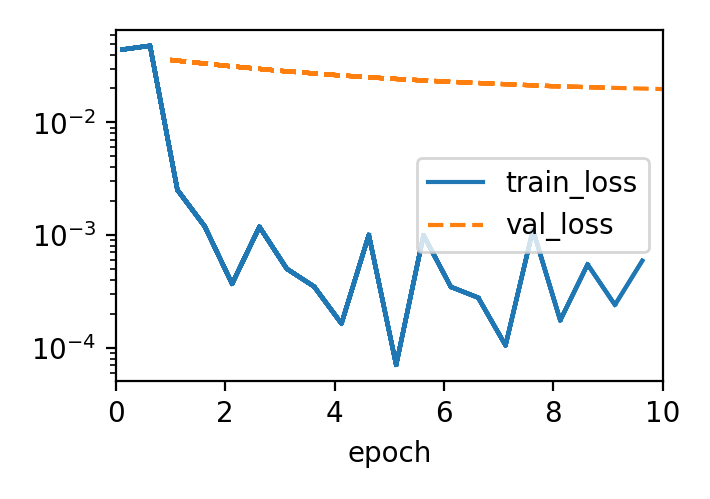

The Python source for this figure:
import torch
from torch import nn
import torch.utils.data as torch_data
from linear_reg_from_scratch import LinearRegressionScratch
from object_oriented_design_for_impl import DataModule, Trainer, Module
import matplotlib.pyplot as plt

class Data(DataModule):
  num_train: int
  num_val: int
  num_inputs: int
  batch_size: int

  def __init__(self, num_train, num_val, num_inputs, batch_size):
    self.save_hyperparameters()
    self.num_train = int(num_train)
    self.num_val = int(num_val)
    self.num_inputs = int(num_inputs)
    self.batch_size = int(batch_size)
    n = num_train + num_val
    self.X = torch.randn(n, num_inputs)
    noise = torch.randn(n,1) * 0.01
    w, b = torch.ones((num_inputs,1)) * 0.01, 0.05
    self.y = torch.matmul(self.X, w) + b + noise

  def get_tensorloader(self, tensors, train, indices=slice(0, None)):
    tensors = tuple(a[indices] for a in tensors)
    dataset = torch_data.TensorDataset(*tensors)
    return torch_data.DataLoader(dataset, self.batch_size, shuffle=train)
  
  def get_dataloader(self, train):
    i = slice(0, self.num_train) if train else slice(self.num_train, None)
    return self.get_tensorloader([self.X, self.y], train, i)
  
def l2_penalty(w):
  return (w**2).sum() / 2

class WeightDecayScratch(LinearRegressionScratch):
  def __init__(self, num_inputs, lambd, lr, sigma=0.01):
    super().__init__(num_inputs, lr, sigma)
    self.save_hyperparameters()
  
  def loss(self, y_hat, y):
    return (super().loss(y_hat, y)) + self.lambd * l2_penalty(self.w)

def train_scratch(lambd):
  model = WeightDecayScratch(num_inputs=200, lambd=lambd, lr=0.01)
  model.board.yscale='log'
  trainer.fit(model, data)

  # When running as a plain script (terminal), IPython's display hooks won't
  # open a GUI window; save the figure so you can see it.
  fig = getattr(model.board, 'fig', None)
  if fig is not None:
    out_path = f'weight_decay_lambd_{lambd}.png'
    fig.tight_layout()
    fig.savefig(out_path, dpi=200)
    print(f'Saved plot to {out_path}')

  return ('L2 norm of w:', float(l2_penalty(model.w)))


class WeightDecay(Module):
  def __init__(self, num_inputs, wd, lr):
    super().__init__()
    self.save_hyperparameters()
    self.wd: float = float(wd)
    self.lr: float = float(lr)
    self.net = nn.Linear(int(num_inputs), 1)
    self.net.weight.data.normal_(0, 0.01)
    self.net.bias.data.fill_(0)

  def forward(self, X):
    return self.net(X)

  def loss(self, y_hat, y):
    return nn.MSELoss()(y_hat, y)

  def configure_optimizers(self):
    return torch.optim.SGD(
      [
        {'params': self.net.weight, 'weight_decay': float(self.wd)},
        {'params': self.net.bias},
      ],
      lr=float(self.lr),
    )

if __name__ == '__main__':
  data = Data(num_train=20, num_val=100, num_inputs=200, batch_size=5)
  trainer = Trainer(max_epochs=10)
  # print(train_scratch(0))
  # print(train_scratch(5))
  
  model = WeightDecay(num_inputs=200, wd=3, lr=0.01)
  model.board.yscale='log'
  trainer.fit(model,data)
  print('L2 norm of w:', float(l2_penalty(model.net.weight)))

  fig = getattr(model.board, 'fig', None)
  if fig is not None:
    out_path = 'weight_decay.png'
    fig.tight_layout()
    fig.savefig(out_path, dpi=200)
    print(f'Saved plot to {out_path}')

  # If you have a GUI backend installed (TkAgg/Qt), this will pop a window.
  # Otherwise, rely on the saved PNG.
  try:
    plt.show()
  except Exception:
    pass

  
